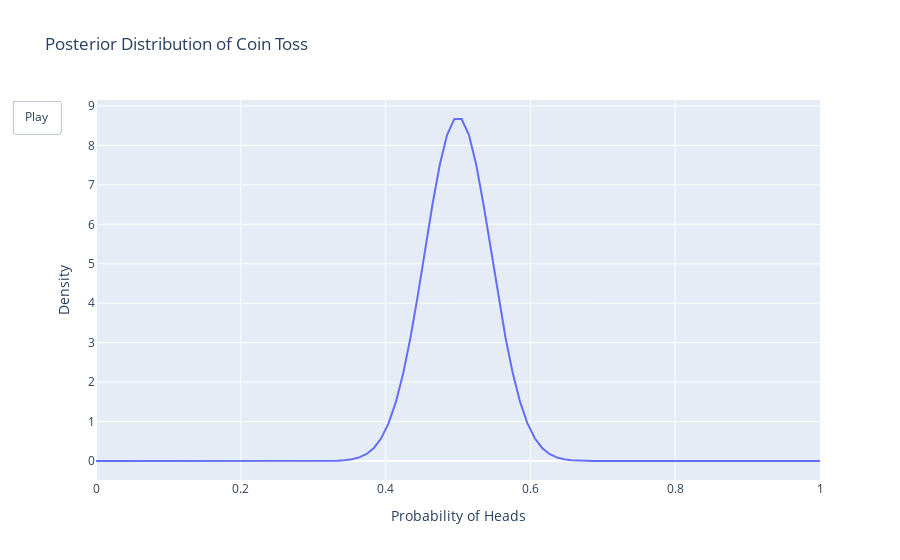

The code cell stored with this chart in its notebook:
### Markdown cell above
<h1> Bayesian Statistic </h1>

Bayesian rules is given by 
$$P(A|B) = \frac{P(A\cap B)}{P(B)} $$

Bayesian statistic is an alternative to  generally involves three steps
Let $\Theta_n$ be parameters be measurable, 

1. Setting up a full probability model, joint pmf for observable and unobservable data
2. Conditioning on observed data, an appropriate posterior distribution
3. Evaluating the fit of the model and implication of the resulting posterior distribution 


usually we get 
parameter that are fixed but is unknown,then we estimate them using sample from population to do say wheter or not that value make sense 
 
bayesian stat treats parameters as a random distribution 

prior is basically "beliefs" about data and bayesian statistic is essentially updating the "beliefs" using the available data


![Prior and Posterior distribution](pri_post.png)


Bayesian will seek to express the belief about value of the parameter through a probbability distribtion. 



There is a flexible family of distribution called beta family.

$ f(p) = \frac{\Gamma(\alpha + \beta)}{\Gamma(\alpha)\Gamma(\beta)} p^{\alpha -1} (1-p)^{\beta -1}$



![Beta family](beta_f.png)

### Code cell
import numpy as np
import plotly.graph_objects as go
from scipy.stats import beta
from plotly.subplots import make_subplots


# visualizition of beta dist and coin toss example 
def posterior_coin_thing(start_vector, sample_n, N_iterations):
    def update(a, b, data):
        h = data.sum()
        t = len(data) - h
        a = a + h
        b = b + t
        return a, b
    # start at 1,1 for no prior beliefs
    a, b = start_vector
    posterior = [(a,b)]
    
    for _ in range(N_iterations):
        sampled_data = np.random.binomial(1, 0.4, sample_n)  
        a, b = update(a, b, sampled_data)  
        posterior.append((a, b))

    return posterior

def create_posterior_plot(start_vector, sample_n,  N_iterations):
    posterior = posterior_coin_thing(start_vector, sample_n, N_iterations)
    
    x = np.linspace(0, 1, 100) 
    frames = []
    for a, b in posterior:
        y = beta.pdf(x, a, b)
        frames.append(go.Frame(
            data=[go.Scatter(x=x, y=y, mode='lines', name=f'Beta({a},{b})')],
            name=str(a + b)
        ))

    initial_a, initial_b = posterior[0]
    
    initial_y = beta.pdf(x, initial_a, initial_b)
    
  
    fig = go.Figure(
        data=[go.Scatter(x=x, y=initial_y, mode='lines', name=f'Beta({initial_a},{initial_b})')],
        layout=go.Layout(
            title="Posterior Distribution of Coin Toss",
            updatemenus=[dict(
                type="buttons",  
                showactive=False,
                buttons=[dict(
                    label="Play",
                    method="animate",
                    args=[None, dict(frame=dict(duration=200, redraw=True), fromcurrent=True)]
                )]
            )],
            xaxis=dict(title="Probability of Heads"),
            yaxis=dict(title="Density"),
            showlegend=False
        ),
        frames=frames
    )
    
    return fig

fig = create_posterior_plot(5)



fig.show()

case1 = [(1,1), 10]
case = [(1,1), 1000]

### Figure 1 — Plotly figure (JSON) as saved in the notebook; plotly's stock layout.template omitted (floating-point values rounded to 4 significant figures)
{"data": [{"mode": "lines", "name": "Beta(60,60)", "type": "scatter", "x": [0, 0.0101, 0.0202, 0.0303, 0.0404, 0.05051, 0.06061, 0.07071, 0.08081, 0.09091, 0.101, 0.1111, 0.1212, 0.1313, 0.1414, 0.1515, 0.1616, 0.1717, 0.1818, 0.1919, 0.202, 0.2121, 0.2222, 0.2323, 0.2424, 0.2525, 0.2626, 0.2727, 0.2828, 0.2929, 0.303, 0.3131, 0.3232, 0.3333, 0.3434, 0.3535, 0.3636, 0.3737, 0.3838, 0.3939, 0.404, 0.4141, 0.4242, 0.4343, 0.4444, 0.4545, 0.4646, 0.4747, 0.4848, 0.4949, 0.5051, 0.5152, 0.5253, 0.5354, 0.5455, 0.5556, 0.5657, 0.5758, 0.5859, 0.596, 0.6061, 0.6162, 0.6263, 0.6364, 0.6465, 0.6566, 0.6667, 0.6768, 0.6869, 0.697, 0.7071, 0.7172, 0.7273, 0.7374, 0.7475, 0.7576, 0.7677, 0.7778, 0.7879, 0.798, 0.8081, 0.8182, 0.8283, 0.8384, 0.8485, 0.8586, 0.8687, 0.8788, 0.8889, 0.899, 0.9091, 0.9192, 0.9293, 0.9394, 0.9495, 0.9596, 0.9697, 0.9798, 0.9899, 1], "y": [0, 2.881e-82, 9.068e-65, 1.206e-54, 1.529e-47, 4.275e-42, 1.068e-37, 5.029e-34, 6.966e-31, 3.783e-28, 9.8e-26, 1.393e-23, 1.204e-21, 6.844e-20, 2.719e-18, 7.926e-17, 1.762e-15, 3.081e-14, 4.354e-13, 5.081e-12, 4.989e-11, 4.185e-10, 3.042e-09, 1.937e-08, 1.092e-07, 5.5e-07, 2.493e-06, 1.024e-05, 3.835e-05, 0.0001317, 0.0004164, 0.001218, 0.003307, 0.008368, 0.01979, 0.04384, 0.09123, 0.1787, 0.3303, 0.5767, 0.9528, 1.492, 2.216, 3.126, 4.191, 5.345, 6.489, 7.502, 8.262, 8.67, 8.67, 8.262, 7.502, 6.489, 5.345, 4.191, 3.126, 2.216, 1.492, 0.9528, 0.5767, 0.3303, 0.1787, 0.09123, 0.04384, 0.01979, 0.008368, 0.003307, 0.001218, 0.0004164, 0.0001317, 3.835e-05, 1.024e-05, 2.493e-06, 5.5e-07, 1.092e-07, 1.937e-08, 3.042e-09, 4.185e-10, 4.989e-11, 5.081e-12, 4.354e-13, 3.081e-14, 1.762e-15, 7.926e-17, 2.719e-18, 6.844e-20, 1.204e-21, 1.393e-23, 9.8e-26, 3.783e-28, 6.966e-31, 5.029e-34, 1.068e-37, 4.275e-42, 1.529e-47, 1.206e-54, 9.068e-65, 2.881e-82, 0]}], "layout": {"showlegend": false, "title": {"text": "Posterior Distribution of Coin Toss"}, "updatemenus": [{"buttons": [{"args": [null, {"frame": {"duration": 200, "redraw": true}, "fromcurrent": true}], "label": "Play", "method": "animate"}], "showactive": false, "type": "buttons"}], "xaxis": {"title": {"text": "Probability of Heads"}}, "yaxis": {"title": {"text": "Density"}}}}
